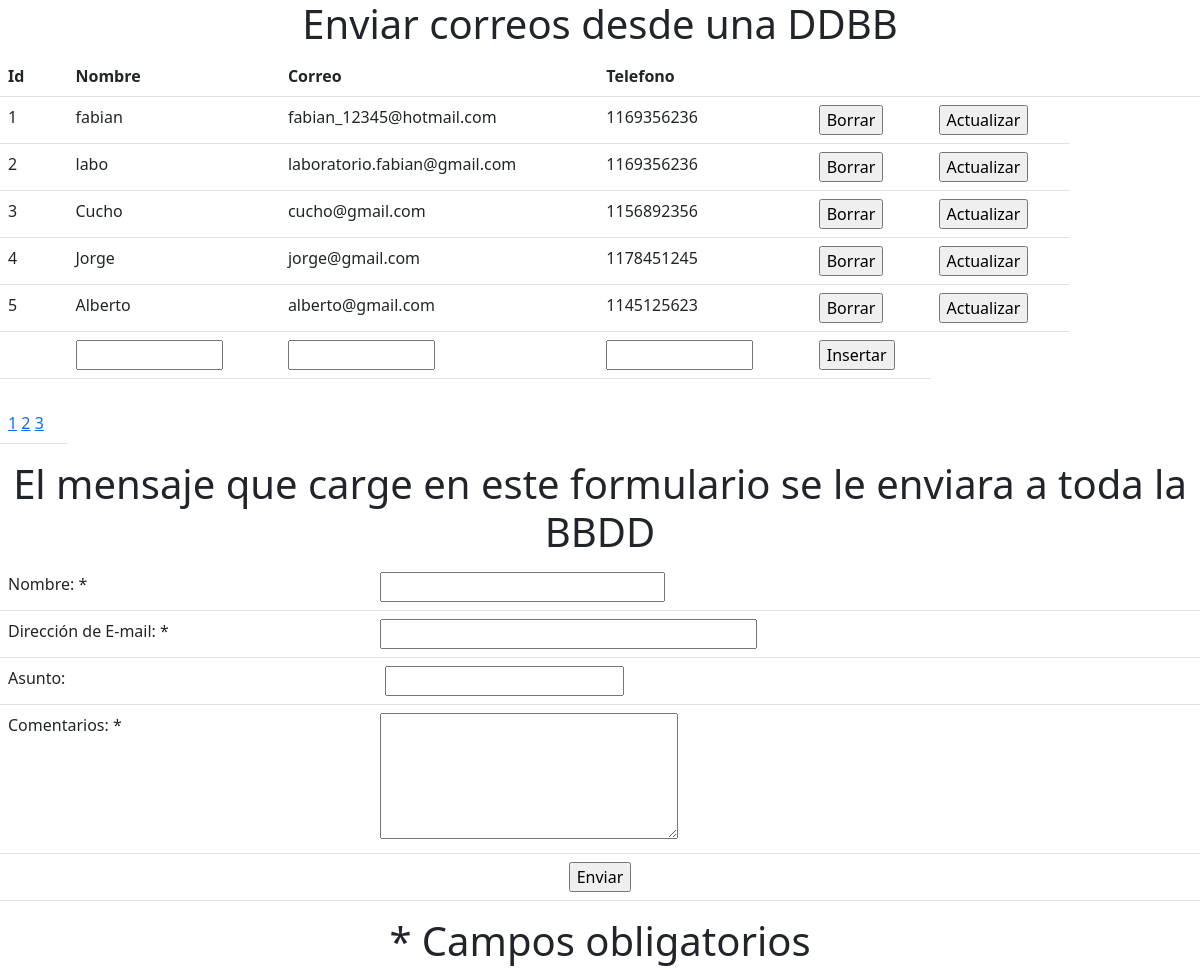
The page / on the database its author committed.
### tables this page shows
CREATE TABLE `manda_email` (
  `id` int(11) NOT NULL,
  `nombre` varchar(30) NOT NULL,
  `email` varchar(30) NOT NULL,
  `cel` varchar(30) NOT NULL
);

### index.php (the view, shortened to what this page needs)
<!doctype html>
<html>
<head>
    <link rel="stylesheet" type="text/css" href="css/main.css">
    <link href="https://cdn.jsdelivr.net/npm/bootstrap@5.1.3/dist/css/bootstrap.min.css" rel="stylesheet">
</head>
<body>
    <?php
    include("coneccion.php");
    $tamagno_pagina = 5;
    if (isset($_GET["pagina"])) {
        if ($_GET["pagina"] == 1) {
            header("Location:index.php");
        } else {
            $pagina = $_GET["pagina"];
        }
    } else {
        $pagina = 1;
    }
    $empezar_desde = ($pagina - 1) * $tamagno_pagina;
    $sql_total = "SELECT * FROM manda_email";
    $resultado = $base->prepare($sql_total);
    $resultado->execute(array());
    $num_filas = $resultado->rowCount();
    $total_paginas = ceil($num_filas / $tamagno_pagina);
    $registros = $base->query("SELECT * FROM manda_email LIMIT $empezar_desde,$tamagno_pagina")->fetchAll(PDO::FETCH_OBJ);
    ?>
    <h1>Enviar correos desde una DDBB</span></h1>
    <form action="<?php echo $_SERVER['PHP_SELF']; ?>" method="post">
        <table class="table">
            <tr>
                <th class="primera_fila">Id</th>
                <th class="primera_fila">Nombre</th>
                <th class="primera_fila">Correo</th>
                <th class="primera_fila">Telefono</th>
                <th class="primera_fila"></th>
                <th class="primera_fila"></th>
                <th class="sin">&nbsp;</th>
                <th class="sin">&nbsp;</th>
                <th class="sin">&nbsp;</th>
                <th class="sin">&nbsp;</th>
                <th class="sin">&nbsp;</th>
            </tr>
            <?php
            foreach ($registros as $persona) :
            ?>
                <tr>
                    <td><?php echo $persona->id ?> </td>
                    <td><?php echo $persona->nombre ?></td>
                    <td><?php echo $persona->email ?></td>
                    <td><?php echo $persona->cel ?></td>
                    <td class="bot"><a href="borrar.php?id=<?php echo $persona->id ?>"><input type='button' name='del' id='del' value='Borrar'></a></td>
                    <td class='bot'><a href="editar.php?id=<?php echo $persona->id
                                                            ?> & nom=<?php echo $persona->nombre ?>
                                                           & ape=<?php echo $persona->email ?>
                                                           & dir=<?php echo $persona->cel ?>">
                            <input type='button' name='up' id='up' value='Actualizar'></a></td>
                </tr>
            <?php
            endforeach;
            ?>
            <tr>
                <td></td>
                <td><input type='text' name='Nom' size='10' class='centrado'></td>
                <td><input type='text' name='Ape' size='10' class='centrado'></td>
                <td><input type='text' name=' Dir' size='10' class='centrado'></td>
                <td class='bot'><input type='submit' name='cr' id='cr' value='Insertar'></td>
            <tr>
                <td>
                    <?php
                    echo "<br>";
                    for ($i = 1; $i <= $total_paginas; $i++) {
                        echo "<a href='?pagina=" . $i . "'>" . $i . "</a> ";
                    }
                    ?>
                </td>
            </tr>
            </tr>
        </table>
    </form>
    <h1>El mensaje que carge en este formulario se le enviara a toda la BBDD</h1>
    <form name="formulario_contacto" method="post" action="Enviar_mail.php">
        <table class="table">
            <tr>
                <td>
                    <label for="nombre">Nombre: *</label>
                </td>
                <td>
                    <input type="text" name="nombre" maxlength="50" size="25">
                </td>
            </tr>
            <tr>
                <td>
                    <label for="email">Dirección de E-mail: *</label>
                </td>
                <td>
                    <input type="text" name="email" maxlength="80" size="35">
                </td>
            </tr>
            <tr>
                <td>Asunto:</td>
                <td><label for="asunto"></label>
                    <input type="text" name="asunto" id="asunto">
                </td>
            </tr>
            <tr>
                <td>
                    <label for="comments">Comentarios: *</label>
                </td>
                <td>
                    <textarea name="comentarios" maxlength="500" cols="30" rows="5"></textarea>
                </td>
            </tr>
            <tr>
                <td colspan="2" style="text-align:center">
                    <input type="submit" value="Enviar">
                </td>
            </tr>
        </table>
        <h1>* Campos obligatorios</h1>
    </form>
</body>
</html>

### css/main.css (style rules this page uses)
h1 { text-align: center; }

### rows shown on the page
manda_email: id "1", nombre "fabian", email "fabian_12345@hotmail.com", cel "1169356236"
manda_email: id "2", nombre "labo", email "laboratorio.fabian@gmail.com", cel "1169356236"
manda_email: id "3", nombre "Cucho", email "cucho@gmail.com", cel "1156892356"
manda_email: id "4", nombre "Jorge", email "jorge@gmail.com", cel "1178451245"
manda_email: id "5", nombre "Alberto", email "alberto@gmail.com", cel "1145125623"
